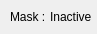
<?xml version="1.0" encoding="UTF-8"?>
<ui version="4.0">
 <class>BitwiseOperationEmbeddedWidget</class>
 <widget class="QWidget" name="BitwiseOperationEmbeddedWidget">
  <property name="geometry">
   <rect>
    <x>0</x>
    <y>0</y>
    <width>97</width>
    <height>34</height>
   </rect>
  </property>
  <property name="windowTitle">
   <string>Form</string>
  </property>
  <widget class="QLabel" name="mpMaskTitleLabel">
   <property name="geometry">
    <rect>
     <x>10</x>
     <y>10</y>
     <width>47</width>
     <height>13</height>
    </rect>
   </property>
   <property name="text">
    <string>Mask :</string>
   </property>
  </widget>
  <widget class="QLabel" name="mpMaskStatusLabel">
   <property name="geometry">
    <rect>
     <x>50</x>
     <y>10</y>
     <width>47</width>
     <height>13</height>
    </rect>
   </property>
   <property name="text">
    <string>Inactive</string>
   </property>
  </widget>
 </widget>
 <resources/>
 <connections/>
</ui>
